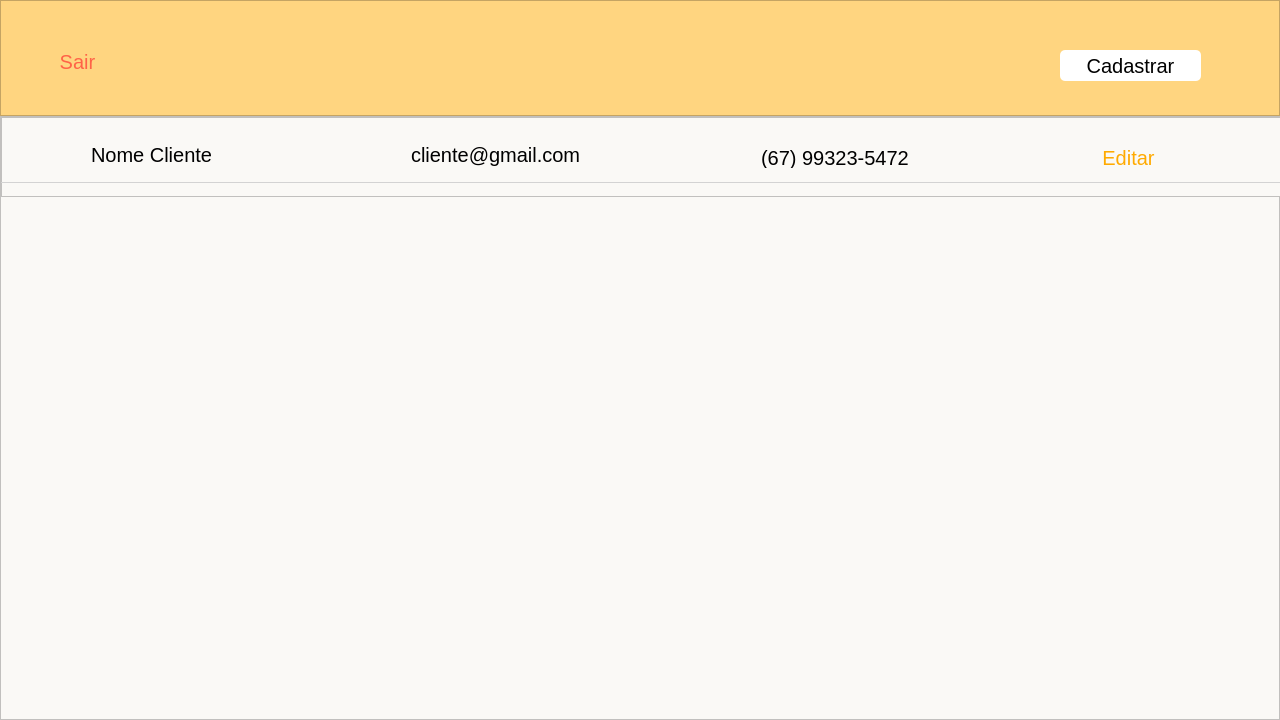
<?xml version="1.0" encoding="UTF-8"?>
<ui version="4.0">
 <class>TelaListagemClientes</class>
 <widget class="QMainWindow" name="TelaListagemClientes">
  <property name="geometry">
   <rect>
    <x>0</x>
    <y>0</y>
    <width>1280</width>
    <height>720</height>
   </rect>
  </property>
  <property name="minimumSize">
   <size>
    <width>1280</width>
    <height>720</height>
   </size>
  </property>
  <property name="windowTitle">
   <string>ListagemClientes</string>
  </property>
  <widget class="QWidget" name="centralwidget">
   <property name="minimumSize">
    <size>
     <width>1280</width>
     <height>720</height>
    </size>
   </property>
   <property name="maximumSize">
    <size>
     <width>16777215</width>
     <height>16777215</height>
    </size>
   </property>
   <layout class="QVBoxLayout" name="verticalLayout">
    <property name="spacing">
     <number>0</number>
    </property>
    <property name="leftMargin">
     <number>0</number>
    </property>
    <property name="topMargin">
     <number>0</number>
    </property>
    <property name="rightMargin">
     <number>0</number>
    </property>
    <property name="bottomMargin">
     <number>0</number>
    </property>
    <item>
     <widget class="QFrame" name="frame_TopReqtangle">
      <property name="minimumSize">
       <size>
        <width>1280</width>
        <height>116</height>
       </size>
      </property>
      <property name="maximumSize">
       <size>
        <width>16777215</width>
        <height>16777215</height>
       </size>
      </property>
      <property name="styleSheet">
       <string notr="true">background-color: #FFD580</string>
      </property>
      <property name="frameShape">
       <enum>QFrame::StyledPanel</enum>
      </property>
      <property name="frameShadow">
       <enum>QFrame::Raised</enum>
      </property>
      <widget class="QPushButton" name="pushButton_Sair">
       <property name="geometry">
        <rect>
         <x>40</x>
         <y>50</y>
         <width>75</width>
         <height>23</height>
        </rect>
       </property>
       <property name="styleSheet">
        <string notr="true">border-style: none;
font-size: 20px;
color: tomato;
background: #FFD580;
</string>
       </property>
       <property name="text">
        <string>Sair</string>
       </property>
      </widget>
      <widget class="QPushButton" name="pushButton">
       <property name="geometry">
        <rect>
         <x>1060</x>
         <y>50</y>
         <width>141</width>
         <height>31</height>
        </rect>
       </property>
       <property name="styleSheet">
        <string notr="true">background-color:rgb(255, 255, 255);
border-style: none;
border-radius: 5px;
font-size:20px;</string>
       </property>
       <property name="text">
        <string>Cadastrar</string>
       </property>
      </widget>
     </widget>
    </item>
    <item>
     <widget class="QFrame" name="frame_DownReqtangle">
      <property name="minimumSize">
       <size>
        <width>0</width>
        <height>0</height>
       </size>
      </property>
      <property name="maximumSize">
       <size>
        <width>16777215</width>
        <height>16777215</height>
       </size>
      </property>
      <property name="styleSheet">
       <string notr="true">background-color: #faf9f6</string>
      </property>
      <property name="frameShape">
       <enum>QFrame::StyledPanel</enum>
      </property>
      <property name="frameShadow">
       <enum>QFrame::Raised</enum>
      </property>
      <layout class="QVBoxLayout" name="verticalLayout_2">
       <property name="spacing">
        <number>0</number>
       </property>
       <property name="leftMargin">
        <number>0</number>
       </property>
       <property name="topMargin">
        <number>0</number>
       </property>
       <property name="rightMargin">
        <number>0</number>
       </property>
       <property name="bottomMargin">
        <number>0</number>
       </property>
       <item>
        <widget class="QFrame" name="frame_DadosCliente_1">
         <property name="enabled">
          <bool>true</bool>
         </property>
         <property name="minimumSize">
          <size>
           <width>1280</width>
           <height>80</height>
          </size>
         </property>
         <property name="maximumSize">
          <size>
           <width>16777215</width>
           <height>16777215</height>
          </size>
         </property>
         <property name="frameShape">
          <enum>QFrame::StyledPanel</enum>
         </property>
         <property name="frameShadow">
          <enum>QFrame::Raised</enum>
         </property>
         <widget class="QPushButton" name="pushButton_EditarCliente">
          <property name="geometry">
           <rect>
            <x>1090</x>
            <y>29</y>
            <width>75</width>
            <height>23</height>
           </rect>
          </property>
          <property name="styleSheet">
           <string notr="true">border-style: none;
font-size: 20px;
color: #FFAA00;
background: #FAF9F6;
</string>
          </property>
          <property name="text">
           <string>Editar</string>
          </property>
         </widget>
         <widget class="QLabel" name="label_TelefoneCliente">
          <property name="geometry">
           <rect>
            <x>760</x>
            <y>30</y>
            <width>161</width>
            <height>21</height>
           </rect>
          </property>
          <property name="styleSheet">
           <string notr="true">font-size: 20px</string>
          </property>
          <property name="text">
           <string>(67) 99323-5472</string>
          </property>
         </widget>
         <widget class="QLabel" name="label_EmailCliente">
          <property name="geometry">
           <rect>
            <x>410</x>
            <y>22</y>
            <width>181</width>
            <height>31</height>
           </rect>
          </property>
          <property name="styleSheet">
           <string notr="true">font-size: 20px</string>
          </property>
          <property name="text">
           <string>cliente@gmail.com</string>
          </property>
         </widget>
         <widget class="QFrame" name="frame_Divider">
          <property name="geometry">
           <rect>
            <x>0</x>
            <y>65</y>
            <width>1280</width>
            <height>1</height>
           </rect>
          </property>
          <property name="sizePolicy">
           <sizepolicy hsizetype="Preferred" vsizetype="Preferred">
            <horstretch>0</horstretch>
            <verstretch>0</verstretch>
           </sizepolicy>
          </property>
          <property name="minimumSize">
           <size>
            <width>1280</width>
            <height>1</height>
           </size>
          </property>
          <property name="maximumSize">
           <size>
            <width>16777215</width>
            <height>1</height>
           </size>
          </property>
          <property name="styleSheet">
           <string notr="true">border: 1px solid lightgray</string>
          </property>
          <property name="frameShape">
           <enum>QFrame::StyledPanel</enum>
          </property>
          <property name="frameShadow">
           <enum>QFrame::Raised</enum>
          </property>
         </widget>
         <widget class="QLabel" name="label_NomeCliente">
          <property name="geometry">
           <rect>
            <x>90</x>
            <y>30</y>
            <width>131</width>
            <height>16</height>
           </rect>
          </property>
          <property name="styleSheet">
           <string notr="true">font-size: 20px</string>
          </property>
          <property name="text">
           <string>Nome Cliente</string>
          </property>
         </widget>
         <widget class="QPushButton" name="pushButton_DeletarCliente">
          <property name="geometry">
           <rect>
            <x>1200</x>
            <y>30</y>
            <width>31</width>
            <height>31</height>
           </rect>
          </property>
          <property name="toolTipDuration">
           <number>-1</number>
          </property>
          <property name="styleSheet">
           <string notr="true">color: #FFAA00;
border-style: none;
background-repeat: no-repeat;
background-image: url(:/Icons/Assets/Icons/trashIcon.png);
</string>
          </property>
          <property name="text">
           <string/>
          </property>
         </widget>
        </widget>
       </item>
       <item>
        <spacer name="verticalSpacer">
         <property name="orientation">
          <enum>Qt::Vertical</enum>
         </property>
         <property name="sizeHint" stdset="0">
          <size>
           <width>20</width>
           <height>601</height>
          </size>
         </property>
        </spacer>
       </item>
      </layout>
     </widget>
    </item>
   </layout>
  </widget>
 </widget>
 <resources>
  <include location="file_rc.qrc"/>
 </resources>
 <connections/>
</ui>
